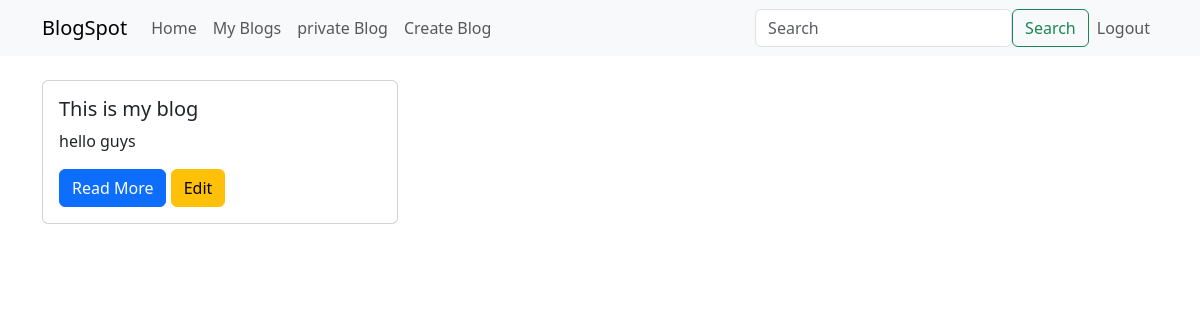
Page /myblog/ (signed in) on the earlier database version.
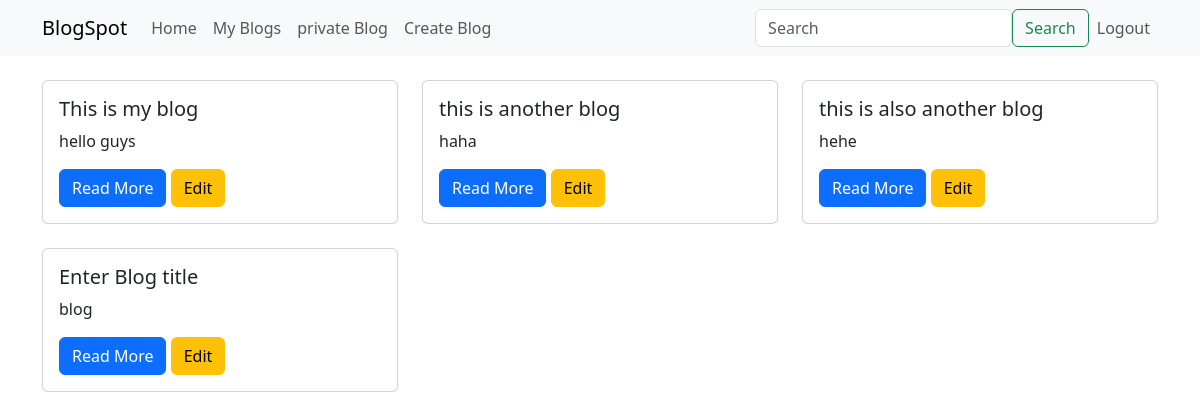
Same page on the later database version.
### blog/models.py (models this page shows, shortened)
class Createblog(models.Model):
    user = models.ForeignKey(Bloguser, on_delete= models.CASCADE, related_name= 'user')
    title = models.TextField(max_length=256)
    description = models.TextField()
    blog_img = models.ImageField(upload_to='media/', blank=True)
    published_on = models.DateField(default= timezone.now)
    edited_on = models.DateField(default=timezone.now)
    BLOG_CHOICES = (
        ('P', 'Private'),
        ('S', 'Public'),
    )
    blog_type = models.CharField(max_length=20, default= "S", choices=BLOG_CHOICES)

### blog/views.py (the view)
# urls.py: path('myblog/', my_blogs, name = "myblog"),
@login_required
def my_blogs(request):
    user = request.user
    blogs = Createblog.objects.filter(user=user)
    return render(request, 'myblogs.html', {'blogs': blogs})

### blog/models.py (called while the page is built)
    def __str__(self) -> str:
        return self.username

### blog/templates/myblogs.html (shortened to what this page needs)
<!DOCTYPE html>
<html lang="en">
<head>
    {% load bootstrap5 %}
    {% bootstrap_css %}
</head>
<body>
    <nav class="navbar navbar-expand-lg navbar-light bg-light">
        <div class="container">
         <a class="navbar-brand" href="{% url 'index' %}">BlogSpot</a>
         <div class="collapse navbar-collapse" id="navbarSupportedContent">
             <ul class="navbar-nav mr-auto">
                 <li class="nav-item active">
                     <a class="nav-link" href="{% url 'index' %}">Home</a>
                 </li>
                 {% if user.is_authenticated %}
                 <li class="nav-item">
                     <a class="nav-link" href="{% url 'myblog' %}">My Blogs</a>
                 </li>
                 <li class="nav-item">
                     <a class="nav-link" href="{% url 'privateblog' %}">private Blog</a>
                 </li>
                 <li class="nav-item">
                     <a class="nav-link" href="{% url 'newblog' %}">Create Blog</a>
                 </li>
             </div>
                 <form method="POST" action="{% url 'individual' %}" class="form-inline d-flex my-2 my-lg-0">
                     <input class="form-control mr-sm-2" type="search" name="search_item" placeholder="Search" aria-label="Search">
                     <button class="btn btn-outline-success my-2 my-sm-0" style="display: inline-block; margin-top: 8px;"  type="submit">Search</button>
                 </form>
                 <li class="nav-item navbar-nav mr-auto">
                     <a class="nav-link" href="{% url 'logout' %}">Logout</a>
                 </li>
                 {% else %}
                 <li class="nav-item navbar-nav mr-auto">
                     <a class="nav-link" href="{% url 'login' %}">Login</a>
                 </li>
                 {% endif %}
         </div>
     </nav>
    <div class="container mt-4">
        <div class="row">
            {% for blog in blogs %}
            <div class="col-md-4 mb-4">
                <div class="card">
                    <div class="card-body">
                        <h5 class="card-title">{{ blog.title }}</h5>
                        <p class="card-text">{{ blog.description|truncatewords:15 }}</p>
                        <a href="{% url 'details' blog.pk %}" class="btn btn-primary">Read More</a>
                        {% if blog.user == user %}
                        <a href="{% url 'edit' blog.pk %}" class="btn btn-warning">Edit</a>
                        {% endif %}
                    </div>
                </div>
            </div>
            {% endfor %}
        </div>
    </div>
</body>
</html>

Differences in the rows shown:
added Createblog: title "this is another blog", description "haha", shows "Edit"
added Createblog: title "this is also another blog", description "hehe", shows "Edit"
added Createblog: title "Enter Blog title", description "blog", shows "Edit"
